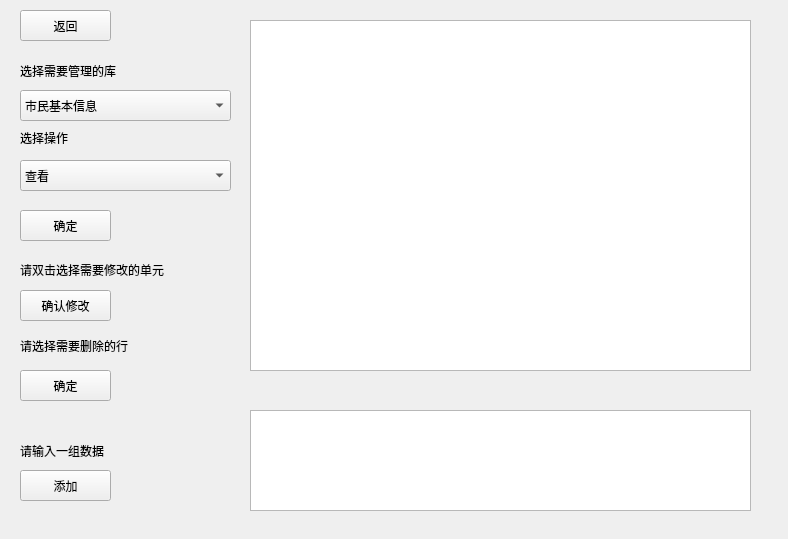
<?xml version="1.0" encoding="UTF-8"?>
<ui version="4.0">
 <class>edit2</class>
 <widget class="QWidget" name="edit2">
  <property name="geometry">
   <rect>
    <x>0</x>
    <y>0</y>
    <width>788</width>
    <height>539</height>
   </rect>
  </property>
  <property name="minimumSize">
   <size>
    <width>788</width>
    <height>539</height>
   </size>
  </property>
  <property name="windowTitle">
   <string>管理数据</string>
  </property>
  <widget class="QLabel" name="change_lb">
   <property name="geometry">
    <rect>
     <x>20</x>
     <y>420</y>
     <width>201</width>
     <height>61</height>
    </rect>
   </property>
   <property name="text">
    <string>请输入一组数据</string>
   </property>
  </widget>
  <widget class="QComboBox" name="choose_op">
   <property name="geometry">
    <rect>
     <x>20</x>
     <y>160</y>
     <width>211</width>
     <height>31</height>
    </rect>
   </property>
   <property name="sizePolicy">
    <sizepolicy hsizetype="Preferred" vsizetype="Preferred">
     <horstretch>0</horstretch>
     <verstretch>0</verstretch>
    </sizepolicy>
   </property>
   <item>
    <property name="text">
     <string>查看</string>
    </property>
   </item>
   <item>
    <property name="text">
     <string>增加</string>
    </property>
   </item>
   <item>
    <property name="text">
     <string>修改</string>
    </property>
   </item>
   <item>
    <property name="text">
     <string>删除</string>
    </property>
   </item>
  </widget>
  <widget class="QTableWidget" name="table">
   <property name="geometry">
    <rect>
     <x>250</x>
     <y>20</y>
     <width>501</width>
     <height>351</height>
    </rect>
   </property>
  </widget>
  <widget class="QPushButton" name="add_btn">
   <property name="geometry">
    <rect>
     <x>20</x>
     <y>470</y>
     <width>91</width>
     <height>31</height>
    </rect>
   </property>
   <property name="text">
    <string>添加</string>
   </property>
  </widget>
  <widget class="QComboBox" name="choose_db">
   <property name="geometry">
    <rect>
     <x>20</x>
     <y>90</y>
     <width>211</width>
     <height>31</height>
    </rect>
   </property>
   <property name="minimumSize">
    <size>
     <width>211</width>
     <height>31</height>
    </size>
   </property>
   <item>
    <property name="text">
     <string>市民基本信息</string>
    </property>
   </item>
   <item>
    <property name="text">
     <string>各区风险等级</string>
    </property>
   </item>
   <item>
    <property name="text">
     <string>各街道管控类型</string>
    </property>
   </item>
   <item>
    <property name="text">
     <string>市民核酸检测报告</string>
    </property>
   </item>
   <item>
    <property name="text">
     <string>市民疫苗报告</string>
    </property>
   </item>
   <item>
    <property name="text">
     <string>核酸检测点</string>
    </property>
   </item>
   <item>
    <property name="text">
     <string>疫苗定点医院</string>
    </property>
   </item>
   <item>
    <property name="text">
     <string>核酸检测业务类型</string>
    </property>
   </item>
   <item>
    <property name="text">
     <string>疫苗类型</string>
    </property>
   </item>
  </widget>
  <widget class="QLabel" name="label">
   <property name="geometry">
    <rect>
     <x>20</x>
     <y>50</y>
     <width>211</width>
     <height>41</height>
    </rect>
   </property>
   <property name="text">
    <string>选择需要管理的库</string>
   </property>
  </widget>
  <widget class="QTableWidget" name="add_tb">
   <property name="geometry">
    <rect>
     <x>250</x>
     <y>410</y>
     <width>501</width>
     <height>101</height>
    </rect>
   </property>
  </widget>
  <widget class="QPushButton" name="pushButton">
   <property name="geometry">
    <rect>
     <x>20</x>
     <y>210</y>
     <width>91</width>
     <height>31</height>
    </rect>
   </property>
   <property name="sizePolicy">
    <sizepolicy hsizetype="Preferred" vsizetype="Preferred">
     <horstretch>0</horstretch>
     <verstretch>0</verstretch>
    </sizepolicy>
   </property>
   <property name="text">
    <string>确定</string>
   </property>
  </widget>
  <widget class="QLabel" name="label_2">
   <property name="geometry">
    <rect>
     <x>20</x>
     <y>130</y>
     <width>101</width>
     <height>16</height>
    </rect>
   </property>
   <property name="text">
    <string>选择操作</string>
   </property>
  </widget>
  <widget class="QPushButton" name="back">
   <property name="geometry">
    <rect>
     <x>20</x>
     <y>10</y>
     <width>91</width>
     <height>31</height>
    </rect>
   </property>
   <property name="sizePolicy">
    <sizepolicy hsizetype="Preferred" vsizetype="Preferred">
     <horstretch>0</horstretch>
     <verstretch>0</verstretch>
    </sizepolicy>
   </property>
   <property name="text">
    <string>返回</string>
   </property>
  </widget>
  <widget class="QLabel" name="label_3">
   <property name="geometry">
    <rect>
     <x>20</x>
     <y>260</y>
     <width>231</width>
     <height>20</height>
    </rect>
   </property>
   <property name="text">
    <string>请双击选择需要修改的单元</string>
   </property>
  </widget>
  <widget class="QPushButton" name="update_btn">
   <property name="geometry">
    <rect>
     <x>20</x>
     <y>290</y>
     <width>91</width>
     <height>31</height>
    </rect>
   </property>
   <property name="text">
    <string>确认修改</string>
   </property>
  </widget>
  <widget class="QLabel" name="label_4">
   <property name="geometry">
    <rect>
     <x>20</x>
     <y>330</y>
     <width>221</width>
     <height>31</height>
    </rect>
   </property>
   <property name="text">
    <string>请选择需要删除的行</string>
   </property>
  </widget>
  <widget class="QPushButton" name="delete_btn">
   <property name="geometry">
    <rect>
     <x>20</x>
     <y>370</y>
     <width>91</width>
     <height>31</height>
    </rect>
   </property>
   <property name="text">
    <string>确定</string>
   </property>
  </widget>
 </widget>
 <resources/>
 <connections/>
</ui>
